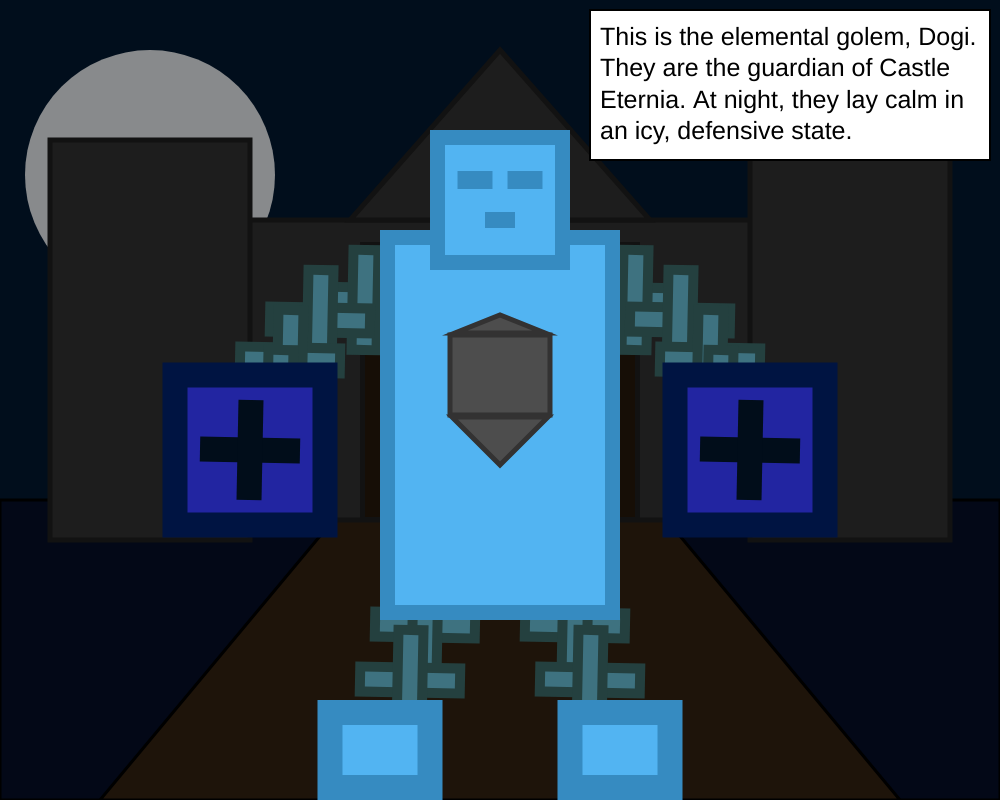
Frame 1 (no input)
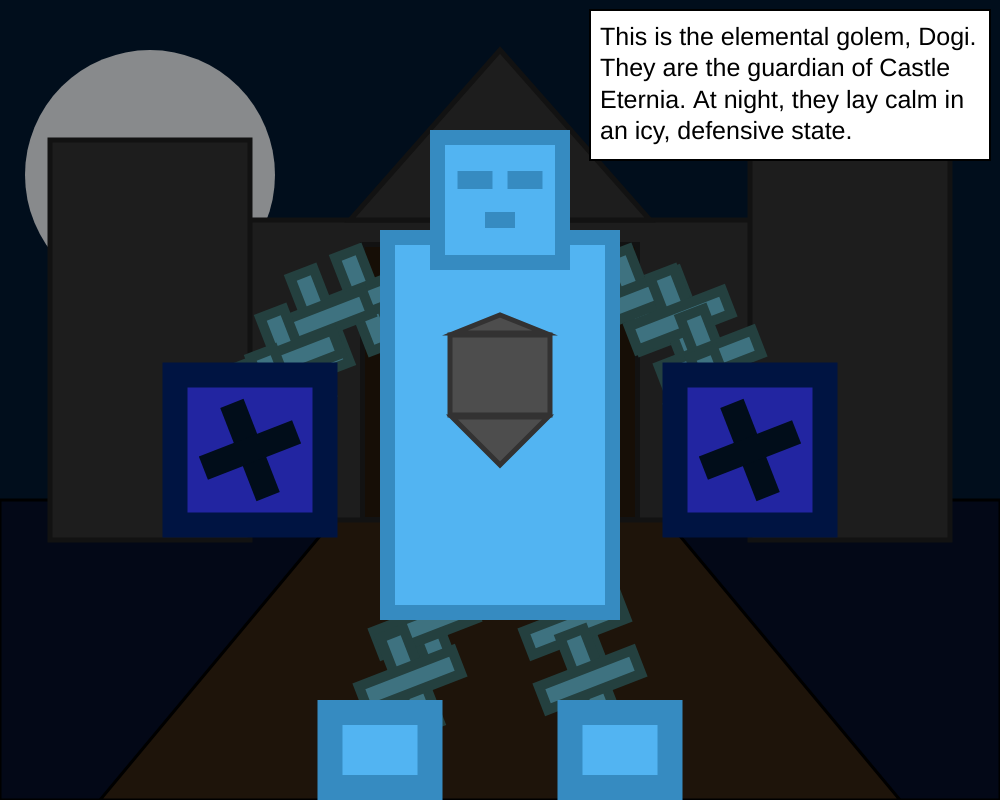
Frame 60 (no input)
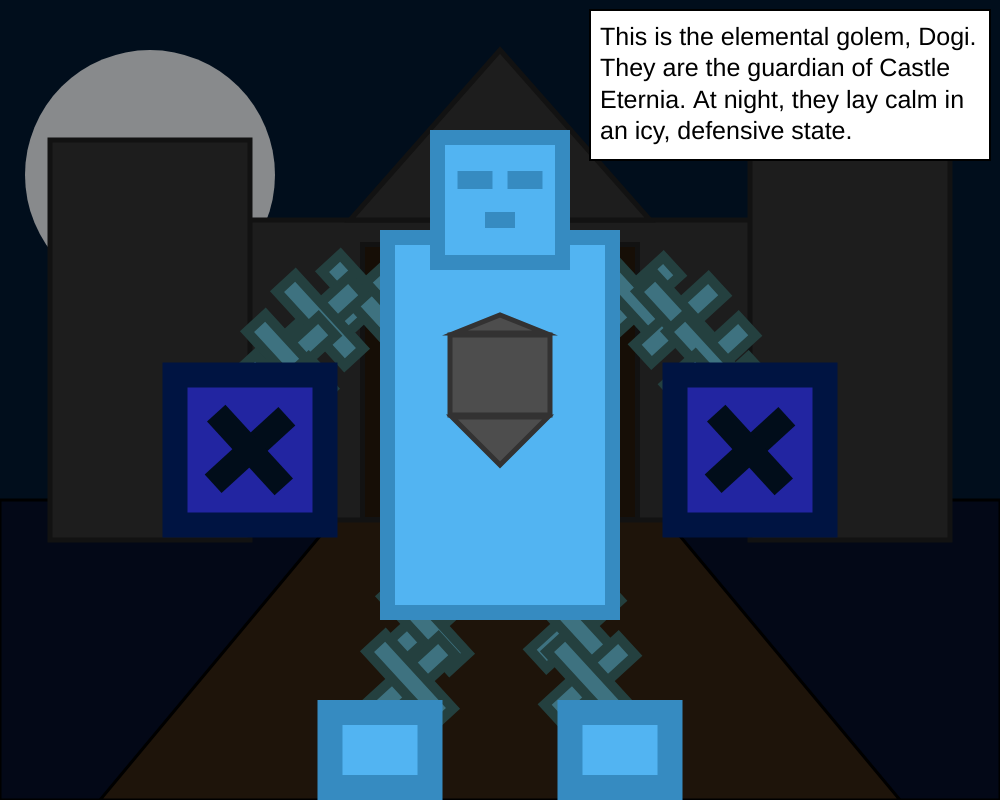
Frame 120 (the mouse pressed at the canvas centre since frame 60)

The p5.js sketch that drew these frames (run headless with seeded random() and noise() and a simulated clock; from frame 60 on, the mouse is pressed at the canvas centre):

// p5.js sketch
// ── sketch.js
let click = 0;
var x = 0;
var weapon;

function setup() {
  createCanvas(1000, 800);
  ellipseMode(CENTER);
  rectMode(CENTER);
  noStroke();
}

function mouseClicked() {
  background(100);
  fill(0);
  weapon = int(random(1, 4));
  
  if (click == 2){
    click = 0;
  }
  else {
    click = click + 1;
  }
}

function draw (){
  noStroke();
  if (click == 0){
    x+= 0.02;
    background("#010e1c");
    fill("#888a8c");
    circle(150, 175, 250);
    stroke(0);
    strokeWeight(3);
    fill("#030817");
    rect(500, 650, 1000, 300);
    fill("#1E140A");
    quad(350, 500, 650, 500, 900, 800, 100, 800);
    fill("#1D1D1D");
    stroke("#121212");
    strokeWeight(5);
    rect(500, 370, 800, 300);
    rect(150, 340, 200, 400);
    rect(850, 340, 200, 400);
    triangle(500, 50, 650, 220, 350, 220);
    fill("#160E06");
    rect(500, 382, 275, 275);
    noStroke();
    stroke("#24403f")
    strokeWeight(10);
    fill("#3e7280");
    push();
    translate(365, 300)
    rotate(x);
	rect(0, 0, 100, 25);
    rect(0, 0, 25, 100);
    pop();
    push();
    translate(635, 300);
    rotate(x);
	rect(0, 0, 100, 25);
    rect(0, 0, 25, 100);
    pop();
    push();
    translate(425, 625);
    rotate(x);
	rect(0, 0, 100, 25);
    rect(0, 0, 25, 100);
    pop();
    push();
    translate(575, 625);
    rotate(x);
	rect(0, 0, 100, 25);
    rect(0, 0, 25, 100);
    pop();
    push();
    stroke("#368BC1");
    strokeWeight(15);
    fill("#52b4f2");
    rect(500, 425, 225, 375);
    rect(500, 200, 125, 125);
    rect(525, 180, 20, 3);
    rect(475, 180, 20, 3);
    rect(500, 220, 15, 1);
    stroke("#333232");
    strokeWeight(5);
    fill("#4d4d4d");
    rect(500, 375, 100, 80);
    triangle(548, 417, 452, 417, 500, 465);
    triangle(545, 333, 455, 333, 500, 315)
    pop();
    push();
    translate(320, 320);
    rotate(x);
	rect(0, 0, 100, 25);
    rect(0, 0, 25, 100);
    pop();
    push();
    translate(680, 320);
    rotate(x);
	rect(0, 0, 100, 25);
    rect(0, 0, 25, 100);
    pop();
    push();
    translate(290, 360);
    rotate(x);
	rect(0, 0, 100, 25);
    rect(0, 0, 25, 100);
    pop();
    push();
    translate(710, 360);
    rotate(x);
	rect(0, 0, 100, 25);
    rect(0, 0, 25, 100);
    pop();
    push();
    translate(280, 400);
    rotate(x);
	rect(0, 0, 100, 25);
    rect(0, 0, 25, 100);
    pop();
    push();
    translate(720, 400);
    rotate(x);
	rect(0, 0, 100, 25);
    rect(0, 0, 25, 100);
    pop();
    push();
    translate(410, 680);
    rotate(x);
	rect(0, 0, 100, 25);
    rect(0, 0, 25, 100);
    pop();
    push();
    translate(590, 680);
    rotate(x);
	rect(0, 0, 100, 25);
    rect(0, 0, 25, 100);
    pop();
    push();
    stroke("#368BC1");
    strokeWeight(25);
    fill("#52b4f2");
    rect(620, 750, 100, 75);
    rect(380, 750, 100, 75);
    pop();
    push();
    stroke("#001442");
    strokeWeight(25);
    fill("#2225a1");
    rect(750, 450, 150, 150);
    rect(250, 450, 150, 150);
    pop();
    push();
    noStroke();
    fill("#010d1a");
    translate(750, 450);
    rotate(x);
	rect(0, 0, 100, 25);
    rect(0, 0, 25, 100);
    pop();
    push();
    noStroke();
    fill("#010d1a");
    translate(250, 450);
    rotate(x);
	rect(0, 0, 100, 25);
    rect(0, 0, 25, 100);
    pop();
    fill(255);
    stroke(0);
    strokeWeight(2);
    rect(790, 85, 400, 150);
    noStroke();
    fill(0);
    textSize(25);
    text("This is the elemental golem, Dogi.\nThey are the guardian of Castle \nEternia. At night, they lay calm in\nan icy, defensive state.", 600, 45);
  }
  else if (click == 1){
    x+= 0.06;
    background("#FC8F8F");
    fill("#d6a40d");
    circle(850, 175, 350);
    stroke(0);
    strokeWeight(3);
    fill("#360101");
    rect(500, 650, 1000, 300);
    fill("#462A0D");
    quad(350, 500, 650, 500, 900, 800, 100, 800);
    fill("#1D1D1D");
    stroke("#121212");
    strokeWeight(5);
    rect(500, 370, 800, 300);
    rect(150, 340, 200, 400);
    rect(850, 340, 200, 400);
    triangle(500, 50, 650, 220, 350, 220);
    fill("#1E140A");
    rect(500, 382, 275, 275);
    noStroke();
    stroke("#591917")
    strokeWeight(10);
    fill("#801714");
    push();
    translate(450, 275)
    rotate(x);
	rect(0, 0, 100, 25);
    rect(0, 0, 25, 100);
    pop();
    push();
    translate(550, 275);
    rotate(x);
	rect(0, 0, 100, 25);
    rect(0, 0, 25, 100);
    pop();
    push();
    translate(465, 625);
    rotate(x);
	rect(0, 0, 100, 25);
    rect(0, 0, 25, 100);
    pop();
    push();
    translate(535, 625);
    rotate(x);
	rect(0, 0, 100, 25);
    rect(0, 0, 25, 100);
    pop();
    push();
    stroke("#852814");
    strokeWeight(15);
    fill("#ff342e");
    rect(500, 405, 80, 420);
    rect(500, 120, 125, 125);
    rect(525, 100, 3, 20);
    rect(475, 100, 3, 20);
    rect(500, 140, 15, 1);
    quad(455, 80, 485, 90, 485, 95, 455, 85);
    quad(545, 80, 515, 90, 515, 95, 545, 85);
    stroke("#333232");
    strokeWeight(5);
    fill("#4d4d4d");
    rect(500, 325, 18, 115);
    rect(500, 400, 10, 50);
    triangle(510, 265, 490, 265, 500, 225);
    triangle(525, 380, 475, 380, 500, 395);
    circle(500, 425, 20);
    pop();
    push();
    translate(415, 320);
    rotate(x);
	rect(0, 0, 100, 25);
    rect(0, 0, 25, 100);
    pop();
    push();
    translate(585, 320);
    rotate(x);
	rect(0, 0, 100, 25);
    rect(0, 0, 25, 100);
    pop();
    push();
    translate(370, 350);
    rotate(x);
	rect(0, 0, 100, 25);
    rect(0, 0, 25, 100);
    pop();
    push();
    translate(630, 350);
    rotate(x);
	rect(0, 0, 100, 25);
    rect(0, 0, 25, 100);
    pop();
    push();
    translate(320, 375);
    rotate(x);
	rect(0, 0, 100, 25);
    rect(0, 0, 25, 100);
    pop();
    push();
    translate(680, 375);
    rotate(x);
	rect(0, 0, 100, 25);
    rect(0, 0, 25, 100);
    pop();
    push();
    translate(270, 380);
    rotate(x);
	rect(0, 0, 100, 25);
    rect(0, 0, 25, 100);
    pop();
    push();
    translate(730, 380);
    rotate(x);
	rect(0, 0, 100, 25);
    rect(0, 0, 25, 100);
    pop();
    push();
    translate(445, 680);
    rotate(x);
	rect(0, 0, 100, 25);
    rect(0, 0, 25, 100);
    pop();
    push();
    translate(555, 680);
    rotate(x);
	rect(0, 0, 100, 25);
    rect(0, 0, 25, 100);
    pop();
    push();
    stroke("#852814");
    strokeWeight(15);
    fill("#ff342e");
    rect(560, 750, 65, 100);
    rect(440, 750, 65, 100);
    pop();
    push();
    if(weapon == 1){
      stroke(0);
      strokeWeight(3);
      fill("#1D110E");
      rect(775, 390, 30, 150);
      rect(225, 390, 30, 150);
      circle(225, 475, 55);
      circle(775, 475, 55);
      rect(225, 320, 120, 20);
      rect(775, 320, 120, 20);
      stroke("#690000");
      strokeWeight(10);
      fill("#a32424");
      rect(225, 200, 40, 220);
      rect(775, 200, 40, 220);
      triangle(207, 80, 243, 80, 225, 30);
      triangle(793, 80, 757, 80, 775, 30);
      stroke("#852814");
      strokeWeight(15);
      fill("#ff342e");
      rect(225, 390, 50, 80);
      rect(775, 390, 50, 80);
      pop();
      push();
    }
    else if(weapon == 2){
      stroke(0);
      strokeWeight(3);
      fill("#525252");
      rect(775, 390, 15, 550);
      rect(225, 390, 15, 550);
      triangle(200, 160, 250, 160, 225, 190);
      triangle(800, 160, 750, 160, 775, 190);
      stroke("#690000");
      strokeWeight(10);
      fill("#a32424");
      triangle(210, 160, 240, 160, 225, 60);
      triangle(790, 160, 760, 160, 775, 60);
      stroke("#852814");
      strokeWeight(15);
      fill("#ff342e");
      rect(225, 390, 50, 80);
      rect(775, 390, 50, 80);
      pop();
      push();
    }
    else if(weapon == 3){
      stroke(0);
      strokeWeight(3);
      fill("#301507");
      rect(775, 380, 30, 250);
      rect(225, 380, 30, 250);
      stroke("#690000");
      strokeWeight(10);
      fill("#a32424");
      rect(225, 260, 50, 40);
      rect(775, 260, 50, 40);
      quad(100, 230, 200, 240, 200, 280, 100, 320);
      quad(900, 230, 800, 240, 800, 280, 900, 320);
      stroke("#852814");
      strokeWeight(15);
      fill("#ff342e");
      rect(225, 390, 50, 80);
      rect(775, 390, 50, 80);
      pop();
      push();
    }
    fill(255);
    stroke(0);
    strokeWeight(2);
    rect(210, 85, 400, 150);
    noStroke();
    fill(0);
    textSize(25);
    text("However, during the day they are\nmuch more aggresive. They are\nengulfed in fire and have their\nweapon drawn, ready to attack.", 20, 45);
  }
  else if(click == 2) {
    x+= 0.04;
    background("#1B0A27");
    fill("#d6a40d");
    circle(500, 100, 350);
    fill("#000000");
    circle(500, 100, 340);
    stroke(0);
    strokeWeight(3);
    fill("#0F0614");
    rect(500, 650, 1000, 300);
    fill("#0D0804");
    quad(350, 500, 650, 500, 900, 800, 100, 800);
    fill("#0D0D0D");
    stroke("#090909");
    strokeWeight(5);
    rect(500, 370, 800, 300);
    rect(150, 340, 200, 400);
    rect(850, 340, 200, 400);
    triangle(500, 50, 650, 220, 350, 220);
    fill("#0D0904");
    rect(500, 382, 275, 275);
    noStroke();
    stroke("#330C4F");
    strokeWeight(10);
    fill("#3B1055");
    push();
    translate(385, 300)
    rotate(x);
	rect(0, 0, 100, 25);
    rect(0, 0, 25, 100);
    pop();
    push();
    translate(410, 680);
    rotate(x);
	rect(0, 0, 100, 25);
    rect(0, 0, 25, 100);
    pop();
    push();
    translate(600, 275);
    rotate(x);
	rect(0, 0, 100, 25);
    rect(0, 0, 25, 100);
    pop();
    push();
    translate(425, 625);
    rotate(x);
	rect(0, 0, 100, 25);
    rect(0, 0, 25, 100);
    pop();
    push();
    translate(575, 625);
    rotate(x);
	rect(0, 0, 100, 25);
    rect(0, 0, 25, 100);
    pop();
    push();
    translate(590, 680);
    rotate(x);
	rect(0, 0, 100, 25);
    rect(0, 0, 25, 100);
    pop();
    push();
    stroke("#530A86");
    strokeWeight(15);
    fill("#673AB7");
    rect(500, 425, 175, 430);
    rect(500, 150, 125, 125);
    rect(525, 130, 3, 20);
    rect(475, 130, 20, 3);
    rect(500, 170, 15, 1);
    quad(545, 110, 515, 120, 515, 125, 545, 115);
    stroke("#333232");
    strokeWeight(5);
    fill("#4d4d4d");
    rect(500, 375, 100, 80);
    triangle(548, 417, 452, 417, 500, 465);
    triangle(545, 333, 455, 333, 500, 315)
    rect(500, 375, 18, 115);
    rect(500, 450, 10, 50);
    triangle(510, 315, 490, 315, 500, 275);
    triangle(525, 430, 475, 430, 500, 445);
    circle(500, 475, 20);
    pop();
    push();
    translate(340, 320);
    rotate(x);
	rect(0, 0, 100, 25);
    rect(0, 0, 25, 100);
    pop();
    push();
    translate(290, 360);
    rotate(x);
	rect(0, 0, 100, 25);
    rect(0, 0, 25, 100);
    pop();
    push();
    translate(280, 400);
    rotate(x);
	rect(0, 0, 100, 25);
    rect(0, 0, 25, 100);
    pop();
    push();
    translate(635, 320);
    rotate(x);
	rect(0, 0, 100, 25);
    rect(0, 0, 25, 100);
    pop();
    push();
    translate(680, 350);
    rotate(x);
	rect(0, 0, 100, 25);
    rect(0, 0, 25, 100);
    pop();
    push();
    translate(730, 375);
    rotate(x);
	rect(0, 0, 100, 25);
    rect(0, 0, 25, 100);
    pop();
    push();
    translate(780, 380);
    rotate(x);
	rect(0, 0, 100, 25);
    rect(0, 0, 25, 100);
    pop();
    push();
    stroke("#530A86");
    strokeWeight(15);
    fill("#673AB7");
    rect(600, 750, 100, 100);
    rect(400, 750, 100, 100);
    pop();
    push();
    stroke("#190235");
    strokeWeight(25);
    fill("#380660");
    rect(250, 450, 150, 150);
    pop();
    push();
    noStroke();
    fill("#010d1a");
    translate(250, 450);
    rotate(x);
	rect(0, 0, 100, 25);
    rect(0, 0, 25, 100);
    pop();
    push();
    stroke(0);
    strokeWeight(3);
    fill("#1D110E");
    rect(775, 390, 30, 150);
    circle(775, 475, 55);
    rect(775, 320, 120, 20);
    stroke("#190235");
    strokeWeight(10);
    fill("#380660");
    rect(775, 200, 40, 220);
    triangle(793, 80, 757, 80, 775, 30);
    stroke("#530A86");
    strokeWeight(15);
    fill("#673AB7");
    rect(775, 390, 50, 80);
    pop();
    push();
    fill(255);
    stroke(0);
    strokeWeight(2);
    rect(210, 85, 400, 150);
    noStroke();
    fill(0);
    textSize(25);
    text("As well, very rarely, an eclipse will\nhappen which will cause both\nhalves to fuse and turn into a\ngolem of both defense and offense. ", 20, 45);
  }
}
